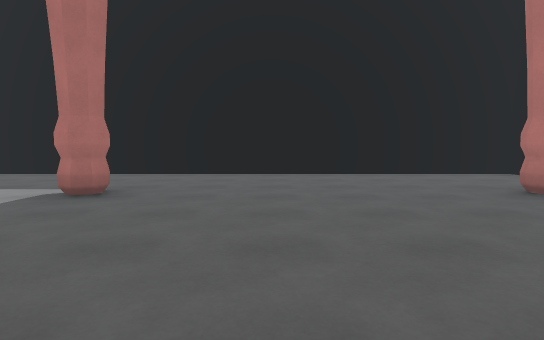
[1] (above)

12 first-person views from a walk through a scene from a Unity 3-D project. The camera is 1.2 m above the floor, tilts 4° down and sees 80° across. The floor is counted in squares, 2 m on a side. Each view is taken from the middle of a square. On the plan, view 1 faces up. The plan holds only what a view shows up to about 10 squares ahead; the rest is blank. The place goes on beyond the plan.

[2]
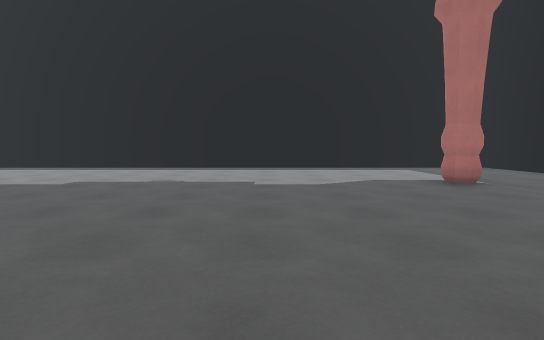

[3]
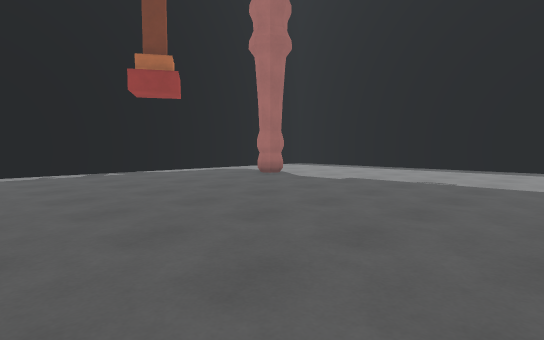

[4]
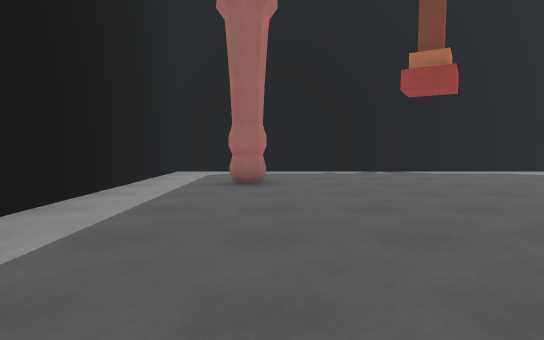

[5]
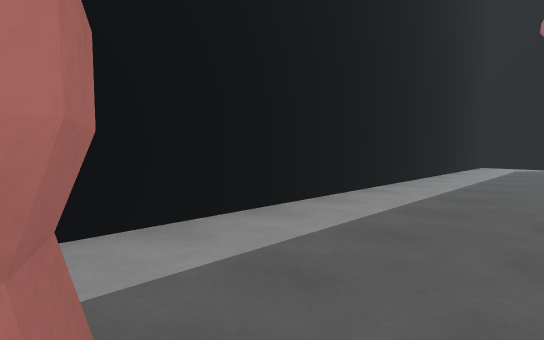

[6]
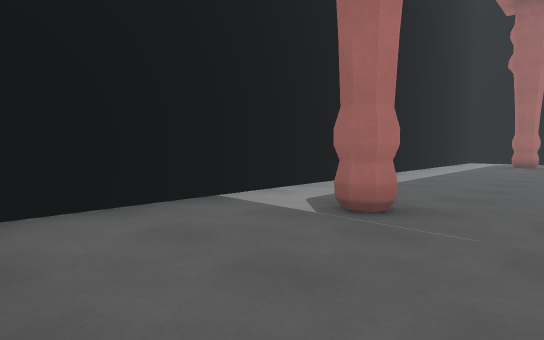

[7]
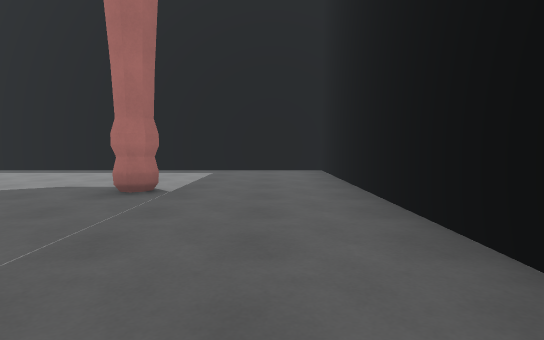

[8]
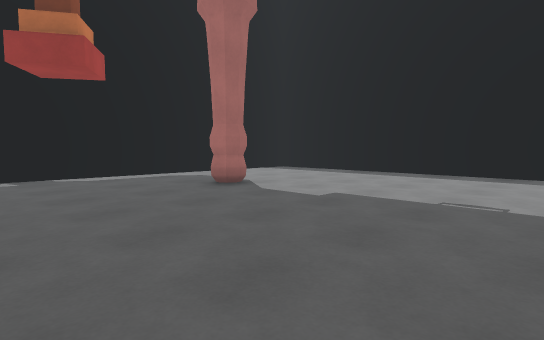

[9]
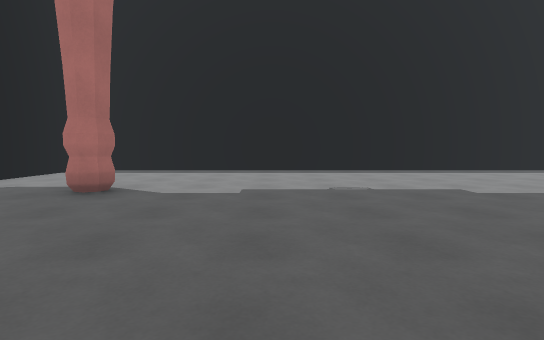

[10]
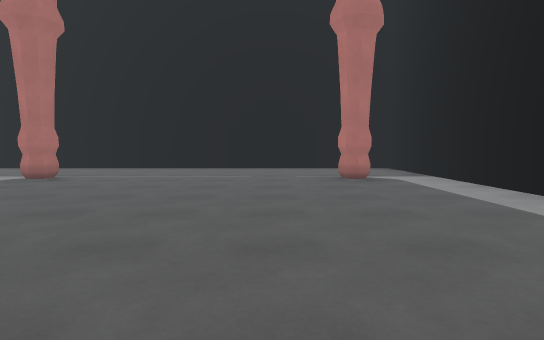

[11]
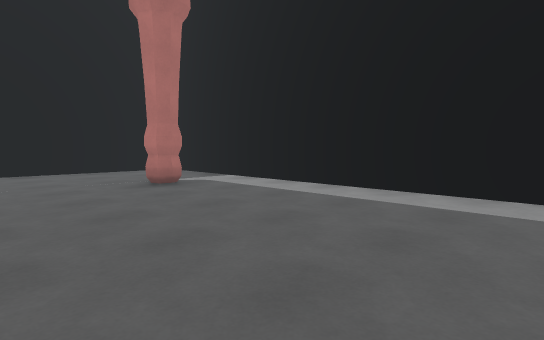

[12]
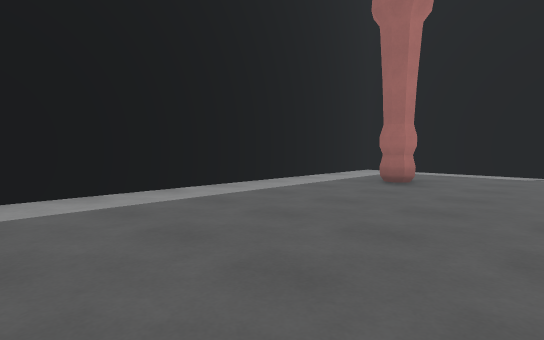

### Floor plan
Key: @ floor where view 1 was taken; # wall or solid block; . floor.
Columns run from 7 left of view 1 to 6 right of it. Each row starts with its distance up from view 1.
  8 ##############
  7 #............#
  6 #............#
  5 #............#
  4 #....#.....#.#
  3 #............#
  2 #............#
  1 #............#
  0 #......@.....#
 -1 #............#
 -2 #............#
 -3 #............#
 -4 #....#....#..#
 -5 #............#
 -6 #............#
 -7 ##############

Positions as (right, up) in squares from view 1, and headings:
1: (0, 0), facing up
2: (3, 1), facing left
3: (3, 1), facing down-left
4: (3, 1), facing down
5: (3, 4), facing down-right
6: (2, 7), facing down-right
7: (2, 6), facing left
8: (1, 0), facing down-left
9: (2, -2), facing left
10: (2, -2), facing up
11: (1, -1), facing up-right
12: (1, 1), facing down-right
